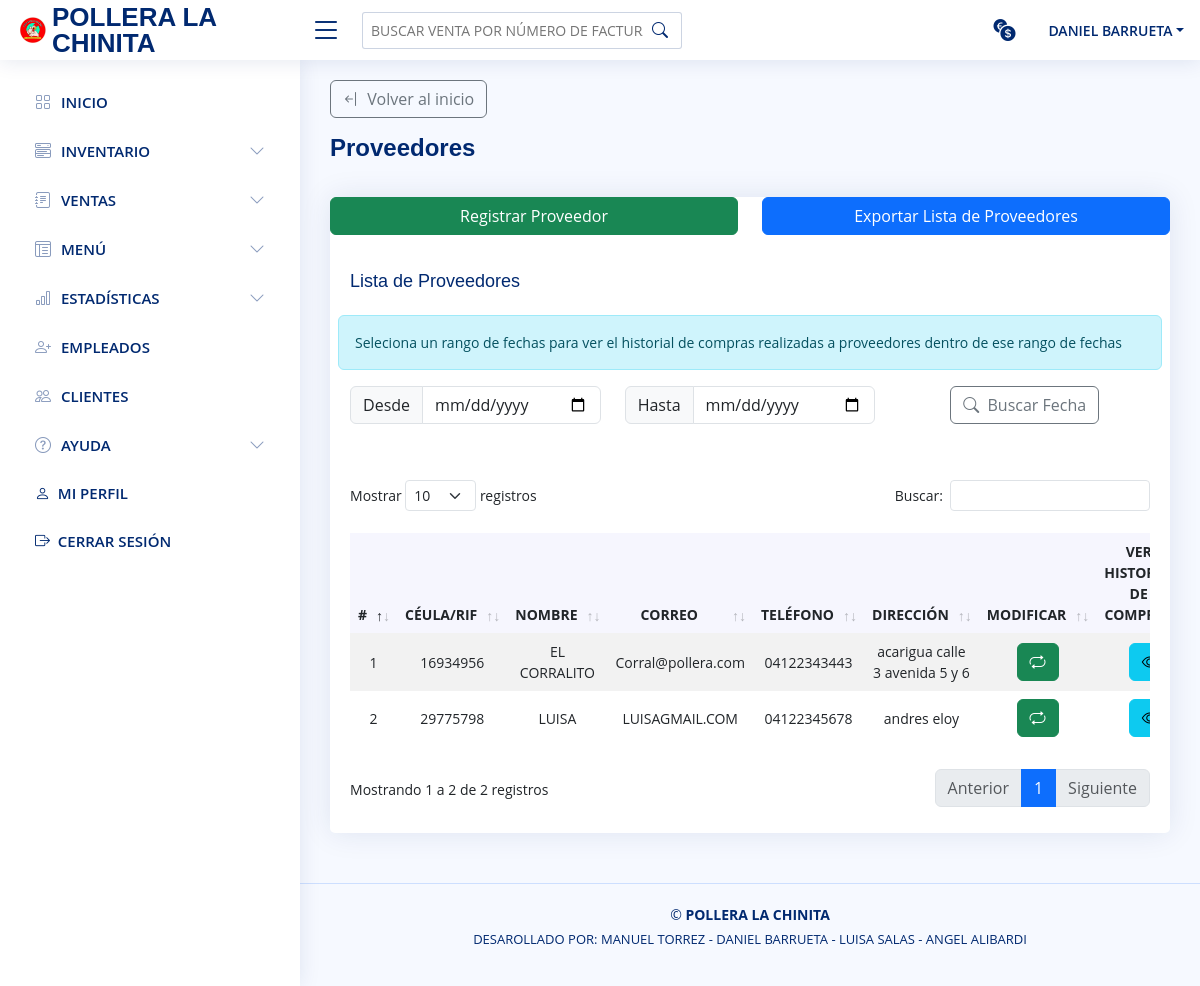
Before: /vista/proveedor.php (signed in) with the older database file.
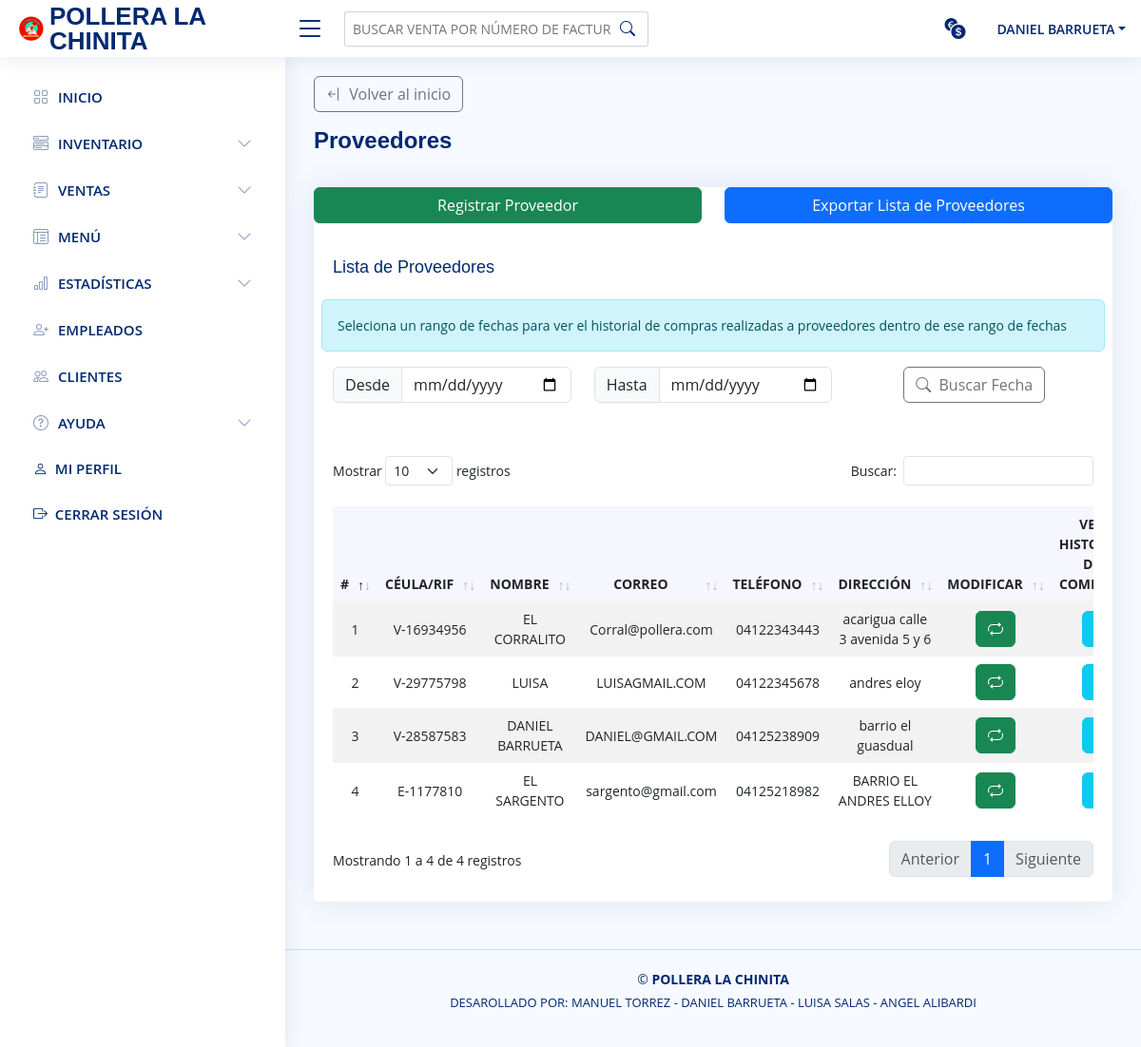
After: the same page with the newer database file.
### tables this page shows
CREATE TABLE `proveedor` (
  `id_proveedor` int NOT NULL,
  `cedula_rif` varchar(11) NOT NULL,
  `nombre` varchar(40) NOT NULL,
  `correo` varchar(70) NOT NULL,
  `direccion` varchar(70) NOT NULL,
  `telefono` varchar(11) NOT NULL
);

### modelo/modeloPrincipal.php (called while the page is built, shortened)
<?php
class modeloPrincipal {
    public static function Conexion(){
        if(!$con = mysqli_connect(SERVER, USER, PASSWORD)){
            die("Los datos de conexión con la base de datos ingresados son incorrectos, por favor verifique");
        }
        mysqli_set_charset($con, "utf8");
        return $con;
    }
    public static function consultar($query) {
        if (!$consul = mysqli_query(Self::Conexion(),$query)) {
            mysqli_query(Self::Conexion(),"ROLLBACK;");
            die(mysqli_error($query).' Error en la consulta SQL ejecutada ');
        }else{
            mysqli_query(Self::Conexion(),"COMMIT;");
        }
        return $consul;
    }
}

### include/listas_registros_include.php (the view, shortened to what this page needs)
<?php
include_once("../modelo/modeloPrincipal.php");
function consultar_registros($tabla){
        while ( $mostrar = mysqli_fetch_array($consulta)) { ?>
        <?php }
    if ($tabla === 'proveedor') {
        $consulta = modeloPrincipal::consultar("SELECT * FROM proveedor");
        while ( $mostrar = mysqli_fetch_array($consulta)) { ?>
            <tr>
                <td class="col text-center"></td>
                <td class="col text-center proveedor__<?= $mostrar["id_proveedor"]; ?>"><?= $mostrar["cedula_rif"]; ?></td>
                <td class="col text-center proveedor__<?= $mostrar["id_proveedor"]; ?>"><?= $mostrar["nombre"]; ?></td>
                <td class="col text-center proveedor__<?= $mostrar["id_proveedor"]; ?>"><?= $mostrar["correo"]; ?></td>
                <td class="col text-center proveedor__<?= $mostrar["id_proveedor"]; ?>"><?= $mostrar["telefono"]; ?></td>
                <td class="col text-center proveedor__<?= $mostrar["id_proveedor"]; ?>"><?= $mostrar["direccion"]; ?></td>
                <td scope='col' class="col text-center">
                    <button type="submit" <?= ($_SESSION['id_rol']  < "3") ? '' : 'disabled' ?> class="btn btn-success bi bi-repeat" onclick="asignar_id_proveedor(<?= $mostrar['id_proveedor']; ?>)" data-bs-toggle="modal" data-bs-target="#exampleModal"></button>
                </td>
                <td scope='col' class="col text-center">
                    <button value="<?= $mostrar["id_proveedor"]; ?>" modal="modal_historial_proveedor" modulo="historial_proveedor" class="btn btn-info bi bi-eye detalles_generales" data-bs-toggle="modal" data-bs-target="#historial_proveedor"></button>
                </td>
            </tr>
        <?php }
    }
        while ( $mostrar = mysqli_fetch_array($consulta)) { ?>
    <?php }
};

### vista/proveedor.php (shortened to what this page needs)
<?php
if (!isset($_SESSION['logged_in']) || $_SESSION['logged_in'] !== true) {
	header('Location: ../index.php');
	exit();
}else{ ?>
  <!DOCTYPE html>
  <html lang="en">
    <head>
      <?php
        include_once("../include/meta_include.php");
        include_once("../include/css_include.php"); ?>
    </head>
    <body>
      <?php
        include_once("../include/header.php");
        include_once("../include/sliderbar.php"); ?>
      <main id="main" class="main">
        <div class="pagetitle row">
          <div class="col-12 col-sm-12 col-md-12 mb-4">
            <a class="btn btn-outline-secondary bi bi-arrow-bar-left" href="./inicio.php">&nbsp; Volver al inicio</a>
            <h1 class="mt-3"> Proveedores </h1>
          </div>
        </div>
        <section class="section dashboard">
          <div class="row">
            <div class="col-12">
              <div class="card top-selling">
                <div class="row btn-group text-center">
                  <div class="col-12 col-sm-12 col-md-6 mb-3 row m-0">
                    <a type="button" class="col-12 btn btn-success" href="./registrar_proveedores.php">Registrar Proveedor</a>
                  </div>
                  <div class="col-12 col-sm-12 col-md-6 mb-3 row m-0">
                    <a class="col-12 btn btn-primary" target="_blank" href="./reportes/lista_proveedores.php">Exportar Lista de Proveedores</a>
                  </div>
                </div>
                <div class="card-body pb-0">
                  <h5 class="card-title">Lista de Proveedores</h5>
                  <form method="post" class="row mb-3" id="rango_fechas">
                    <p class="alert alert-info">Seleciona un rango de fechas para ver el historial de compras realizadas a proveedores dentro de ese rango de fechas</p>
                    <div class="col-12 col-sm-12 col-md-4 mb-3">
                      <div class="input-group mb-3 justify-content-center">
                        <span class="input-group-text" id="basic-addon1">Desde</span>
                        <input class="form-control" type="date" id="fecha1" name="fecha1">
                      </div>
                    </div>
                    <div class="col-12 col-sm-12 col-md-4 mb-3">
                      <div class="input-group mb-3 justify-content-center">
                        <span class="input-group-text" id="basic-addon1">Hasta</span>
                        <input class="form-control" type="date" id="fecha2" name="fecha2">
                      </div>
                    </div>
                    <div class="col-12 col-sm-12 col-md-4 mb-3 text-center">
                      <button type="submit" class="btn btn-outline-secondary bi bi-search" id="btn_fechas">&nbsp; Buscar Fecha</button>
                    </div>
                  </form>
                  <div class="table table-responsive">
                    <table class="table table-borderless table-striped datatable" id="example">
                      <thead>
                        <tr>
                          <th class="col text-center" scope="col">#</th>
                          <th class="col text-center" scope="col">CÉULA/RIF</th>
                          <th class="col text-center" scope="col">NOMBRE</th>
                          <th class="col text-center" scope="col">CORREO</th>
                          <th class="col text-center" scope="col">TELÉFONO</th>
                          <th class="col text-center" scope="col">DIRECCIÓN</th>
                          <th class="col text-center" scope="col" class="text-center">MODIFICAR</th>
                          <th class="col text-center" scope="col" class="text-center">VER HISTORAL DE COMPRAS</th>
                        </tr>
                      </thead>
                      <tbody>
                        <?php include("../include/listas_registros_include.php"); consultar_registros('proveedor'); ?>
                      </tbody>
                    </table>
                  </div>
                </div>
              </div>
            </div>
          </div>
        </section>
      </main>
      <?php
        include_once("../include/footer.php");
        include_once("../include/scripts_include.php"); ?>
    </body>
  </html>
<?php } ?>

### include/css_include.php (shortened to what this page needs)
<link href="./css/sweet-alert.css" rel="stylesheet">
<link href="./css/bootstrap.min.css" rel="stylesheet">
<link href="./css/main.css" rel="stylesheet">
<link href="./css/material-design-iconic-font.min.css" rel="stylesheet">
<link href="./css/bootstrap-icons.css" rel="stylesheet">
<link rel="stylesheet" href="css/dataTables.bootstrap5.min.css">
<link href="assets/css/style.css" rel="stylesheet">
<link rel="stylesheet" href="./css/select2.min.css">

### include/header.php (shortened to what this page needs)
<header id="header" class="header fixed-top d-flex align-items-center">
  <div class="d-flex align-items-center justify-content-between">
    <a href="./inicio.php" class="logo d-flex align-items-center ">
      <img src="img/logo.png" alt="">
      <span class="d-none d-lg-block">POLLERA LA CHINITA</span>
    </a>
    <i class="bi bi-list toggle-sidebar-btn"></i>
  </div>
  <div class="search-bar">
    <form class="search-form d-flex align-items-center" method="POST" action="#">
      <input type="text" name="query" placeholder="BUSCAR VENTA POR NÚMERO DE FACTURA O POR NOMBRE DEL CLIENTE" title="Enter search keyword">
      <button type="submit" title="Search"><i class="bi bi-search"></i></button>
    </form>
  </div>
  <nav class="header-nav ms-auto">
    <ul class="d-flex align-items-center">
      <li class="nav-item dropdown">
        <a class="nav-link nav-icon" href="" data-bs-toggle="dropdown">
          <i class="bi bi-currency-exchange"></i>
        </a>
      </li>
        <li class="nav-item dropdown pe-3">
          <a class="nav-link nav-profile d-flex align-items-center pe-0" href="" data-bs-toggle="dropdown">
            <span class="d-none d-md-block dropdown-toggle ps-2"><?php echo $_SESSION['nombre'], " ", $_SESSION['apellido']; ?></span>
          </a>
        </li>
      </ul>
    </nav>
  </header>

### include/sliderbar.php (shortened to what this page needs)
<aside id="sidebar" class="sidebar">
  <ul class="sidebar-nav" id="sidebar-nav">
    <li class="nav-item">
      <a class="nav-link collapsed" href="inicio.php">
        <i class="bi bi-grid"></i>
        <span>INICIO</span>
      </a>
    </li>
    <li class="nav-item">
      <a class="nav-link collapsed" data-bs-target="#components-nav" data-bs-toggle="collapse" href="#">
        <i class="bi bi-menu-button-wide"></i><span>INVENTARIO</span><i class="bi bi-chevron-down ms-auto"></i>
      </a>
    </li>
    <li class="nav-item">
      <a class="nav-link collapsed" data-bs-target="#forms-nav" data-bs-toggle="collapse" href="#">
        <i class="bi bi-journal-text"></i><span>VENTAS</span><i class="bi bi-chevron-down ms-auto"></i>
      </a>
    </li>
    <li class="nav-item">
      <a class="nav-link collapsed" data-bs-target="#tables-nav" data-bs-toggle="collapse" href="#">
        <i class="bi bi-layout-text-window-reverse"></i><span>MENÚ</span><i class="bi bi-chevron-down ms-auto"></i>
      </a>
    </li>
    <li class="nav-item">
      <a class="nav-link collapsed" data-bs-target="#charts-nav" data-bs-toggle="collapse" href="#">
        <i class="bi bi-bar-chart"></i><span>ESTADÍSTICAS</span><i class="bi bi-chevron-down ms-auto"></i>
      </a>
    </li>
    <?php if ($_SESSION["id_rol"] < "3") {?>
      <li class="nav-item">
        <a class="nav-link collapsed" href="../vista/lista_empleados.php">
          <i class="bi bi-person-plus"></i>
          <span>EMPLEADOS</span>
        </a>
      </li>
    <?php } ?>
    <li class="nav-item">
      <a class="nav-link collapsed" href="../vista/cliente.php">
        <i class="bi bi-people"></i>
        <span>CLIENTES</span>
      </a>
    </li>
    <li class="nav-item">
      <a class="nav-link collapsed" data-bs-target="#ayuda-nav" data-bs-toggle="collapse" href="#">
        <i class="bi bi-question-circle"></i><span>AYUDA</span><i class="bi bi-chevron-down ms-auto"></i>
      </a>
    </li>
    <li class="nav-item">
      <a class="nav-link collapsed bi bi-person" href="./mi_perfil.php">&nbsp; MI PERFIL</a>
    </li>
    <li class="nav-item">
      <button class="nav-link collapsed bi bi-box-arrow-right btn-exit-system">&nbsp; CERRAR SESIÓN</button>
    </li>
  </ul>
</aside>

### include/footer.php (shortened to what this page needs)
<footer id="footer" class="footer">
  <div class="copyright">
    &copy; <strong><span>POLLERA LA CHINITA</span></strong>
  </div>
  <div class="credits">
    <p>DESAROLLADO POR: MANUEL TORREZ - DANIEL BARRUETA - LUISA SALAS - ANGEL ALIBARDI </p>
  </div>
</footer>

### vista/css/main.css (style rules this page uses)
* { margin: 0; padding: 0; box-sizing: border-box; -moz-box-sizing: border-box; }

### vista/assets/css/style.css (style rules this page uses)
:root { scroll-behavior: smooth; }
body { font-family: "Open Sans", sans-serif; background: #f6f9ff; color: #444444; }
a { color: #4154f1; text-decoration: none; }
h1, h2, h3, h4, h5, h6 { font-family: "Nunito", sans-serif; }
#main { margin-top: 60px; padding: 20px 30px; transition: all 0.3s; }
.pagetitle { margin-bottom: 10px; }
.pagetitle h1 { font-size: 24px; margin-bottom: 0; font-weight: 600; color: #012970; }
.card { margin-bottom: 30px; border: none; border-radius: 5px; box-shadow: 0px 0 30px rgba(1, 41, 112, 0.1); }
.card-title { padding: 20px 0 15px 0; font-size: 18px; font-weight: 500; color: #012970; font-family: "Poppins", sans-serif; }
.card-body { padding: 0 20px 20px 20px; }
.logo { line-height: 1; }
@media (min-width: 1200px) { .logo { width: 280px; } }
.logo img { max-height: 26px; margin-right: 6px; }
.logo span { font-size: 26px; font-weight: 700; color: #012970; font-family: "Nunito", sans-serif; }
.header { transition: all 0.5s; z-index: 997; height: 60px; box-shadow: 0px 2px 20px rgba(1, 41, 112, 0.1); background-color: #fff; padding-left: 20px; }
.header .toggle-sidebar-btn { font-size: 32px; padding-left: 10px; cursor: pointer; color: #012970; }
.header .search-bar { min-width: 360px; padding: 0 20px; }
.header .search-form { width: 100%; }
.header .search-form input { border: 0; font-size: 14px; color: #012970; border: 1px solid rgba(1, 41, 112, 0.2); padding: 7px 38px 7px 8px; border-radius: 3px; transition: 0.3s; width: 100%; }
.header .search-form button { border: 0; padding: 0; margin-left: -30px; background: none; }
.header .search-form button i { color: #012970; }
.header-nav ul { list-style: none; }
.header-nav>ul { margin: 0; padding: 0; }
.header-nav .nav-icon { font-size: 22px; color: #012970; margin-right: 25px; position: relative; }
.header-nav .nav-profile { color: #012970; }
.header-nav .nav-profile span { font-size: 14px; font-weight: 600; }
.sidebar { position: fixed; top: 60px; left: 0; bottom: 0; width: 300px; z-index: 996; transition: all 0.3s; padding: 20px; overflow-y: auto; scrollbar-width: thin; scrollbar-color: #aab7cf transparent; box-shadow: 0px 0px 20px rgba(1, 41, 112, 0.1); background-color: #fff; }
@media (min-width: 1200px) { #main, #footer { margin-left: 300px; } }
.sidebar-nav { padding: 0; margin: 0; list-style: none; }
.sidebar-nav li { padding: 0; margin: 0; list-style: none; }
.sidebar-nav .nav-item { margin-bottom: 5px; }
.sidebar-nav .nav-link { display: flex; align-items: center; font-size: 15px; font-weight: 600; color: #4154f1; transition: 0.3; background: #f6f9ff; padding: 10px 15px; border-radius: 4px; }
.sidebar-nav .nav-link i { font-size: 16px; margin-right: 10px; color: #4154f1; }
.sidebar-nav .nav-link.collapsed { color: #012970; background: #fff; }
.sidebar-nav .nav-link.collapsed i { color: #899bbd; }
.sidebar-nav .nav-link .bi-chevron-down { margin-right: 0; transition: transform 0.2s ease-in-out; }
.dashboard .top-selling { font-size: 14px; }
.dashboard .top-selling .table thead { background: #f6f6fe; }
.dashboard .top-selling .table thead th { border: 0; }
.dashboard .top-selling .table tbody td { vertical-align: middle; }
.footer { padding: 20px 0; font-size: 14px; transition: all 0.3s; border-top: 1px solid #cddfff; }
.footer .copyright { text-align: center; color: #012970; }
.footer .credits { padding-top: 5px; text-align: center; font-size: 13px; color: #012970; }

Changed rows visible on the page:
changed proveedor "EL CORRALITO": cedula_rif "16934956" → "V-16934956"
changed proveedor "LUISA": cedula_rif "29775798" → "V-29775798"
added proveedor: cedula_rif "V-28587583", nombre "DANIEL BARRUETA", correo "DANIEL@GMAIL.COM", telefono "04125238909", direccion "barrio el guasdual", $mostrar["id_proveedor"] 8 (drawn)
added proveedor: cedula_rif "E-1177810", nombre "EL SARGENTO", correo "sargento@gmail.com", telefono "04125218982", direccion "BARRIO EL ANDRES ELLOY", $mostrar["id_proveedor"] 9 (drawn)
Other visible differences:
text written by a page script: "Mostrar registros Buscar: Mostrando 1 a 2 de 2 registros Anterior 1 Siguiente" → "Mostrar registros Buscar: Mostrando 1 a 4 de 4 registros Anterior 1 Siguiente"
